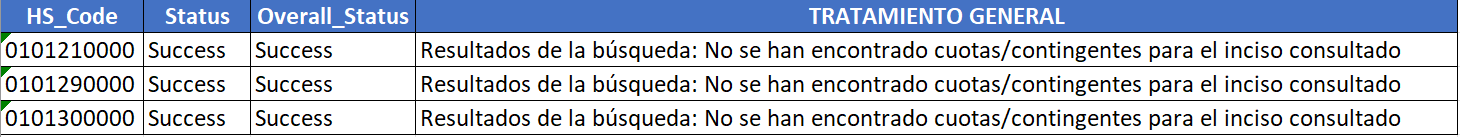
#> input picture references/Cuotas.png, 1460 x 137 px
$ python -i visual_normalization.py   (imports and definitions only)
#> lines starting #> are read from the running program, lines starting #| are printed output that depends on the picture; after the words box and inside, x2 and y2 are one past the last pixel; in counts of white or black regions, pixels touching at a corner belong together
#> further down, picture is the input picture: PIL image 1460x137 RGBA; mean R, G, B, A 185.3, 195.1, 212.5, 255
"""Non-destructive image normalization for the Excel visual comparison.

Why this module exists
----------------------

The first implementation scaled both images to a common width and then cropped
both of them to the *smallest* of the two heights. When a tightly cropped Excel
screenshot (for example 1853x91) was compared with a full LibreOffice page
(1650x1275), that strategy destroyed almost all of the useful content: the
normalized pair ended up being 900x29 pixels, which is far too small to compare
text, borders and header bands in a meaningful way.

The strategy implemented here never discards content:

1. **Flatten to RGB.** RGBA screenshots are composited over an opaque white
   background so transparent pixels never become black.
2. **Trim only uniform outer margins.** The background colour is estimated from
   the image frame (it is white for LibreOffice renders and light grey for an
   Excel screenshot that includes the spreadsheet background), and rows/columns
   whose "ink" is negligible compared to the busiest row/column are removed.
   Interior content is never cropped.
3. **Scale proportionally.** Both images are resized to a shared width with
   LANCZOS resampling, preserving their aspect ratio. The shared width defaults
   to the larger of the two trimmed widths (bounded by ``MAX_TARGET_WIDTH``), so
   the comparison happens at a resolution high enough to resolve glyphs.
4. **Pad onto equally sized white canvases.** Instead of cropping to the
   smallest height, both images are pasted onto white canvases whose size is the
   maximum of both, plus a margin used by the alignment search.
5. **Align with a bounded translation search.** The rendered image is shifted by
   up to ``max_shift`` pixels in each direction and the offset with the smallest
   mean absolute difference wins. This compensates for different outer margins
   without hiding real content changes (the search range is small and the
   content is never resized independently).

Every step reports the dimensions it produced, so the CLI and the tests can log
original, trimmed, scaled and final sizes.
"""

from __future__ import annotations

from collections import Counter
from dataclasses import dataclass, field, asdict
from typing import TYPE_CHECKING

if TYPE_CHECKING:  # pragma: no cover - typing only
    from PIL.Image import Image as PILImage

#: Images are never upscaled beyond this width during normalization.
MAX_TARGET_WIDTH = 2400
#: Minimum shared width, so very small crops are still comparable.
MIN_TARGET_WIDTH = 600
#: Per-channel tolerance (0-255) used when deciding whether a pixel differs
#: from the estimated background colour.
BACKGROUND_TOLERANCE = 16
#: A row/column is considered empty margin when its ink is below this fraction
#: of the busiest row/column.
MARGIN_INK_RATIO = 0.05
#: Maximum translation (in normalized pixels) explored while aligning.
DEFAULT_MAX_SHIFT = 12


@dataclass
class NormalizationReport:
    """Dimensions produced by every normalization step."""

    original: tuple[tuple[int, int], tuple[int, int]]
    trimmed: tuple[tuple[int, int], tuple[int, int]]
    scaled: tuple[tuple[int, int], tuple[int, int]]
    canvas: tuple[int, int]
    target_width: int
    alignment_offset: tuple[int, int] = field(default=(0, 0))

    def as_dict(self) -> dict[str, object]:
        return asdict(self)


def flatten_to_rgb(image: "PILImage") -> "PILImage":
    """Return *image* as RGB, compositing any alpha channel over white."""
    from PIL import Image

    if image.mode == "RGB":
        return image.copy()
    rgba = image.convert("RGBA")
    background = Image.new("RGBA", rgba.size, (255, 255, 255, 255))
#> background: PIL image 1460x137 RGBA; every value is 255
    return Image.alpha_composite(background, rgba).convert("RGB")


def estimate_background_color(array) -> tuple[int, int, int]:
    """Estimate the background colour from the one-pixel frame of *array*."""
    import numpy as np

    frame = np.concatenate([array[0], array[-1], array[:, 0], array[:, -1]])
    most_common = Counter(map(tuple, frame.tolist())).most_common(1)[0][0]
    return tuple(int(channel) for channel in most_common)


def content_bbox(
    image: "PILImage",
    tolerance: int = BACKGROUND_TOLERANCE,
    ink_ratio: float = MARGIN_INK_RATIO,
) -> tuple[int, int, int, int]:
    """Return the ``(left, upper, right, lower)`` box of the useful content.

    Only *outer* rows/columns whose ink is negligible compared to the busiest
    row/column are excluded, so faint but uniform spreadsheet backgrounds (and
    the grid lines drawn on them) are trimmed while real content is kept.
    """
#> called with tolerance = 16, ink_ratio = 0.05
    import numpy as np

    array = np.asarray(flatten_to_rgb(image)).astype(np.int16)
    background = np.array(estimate_background_color(array), dtype=np.int16)
#> in estimate_background_color, `most_common = Counter(map(tuple, frame.tolist())).most_common(1)[0][0]`: most_common = (255, 255, 255)
#> background = [255, 255, 255]
    mask = np.abs(array - background).max(axis=2) > tolerance
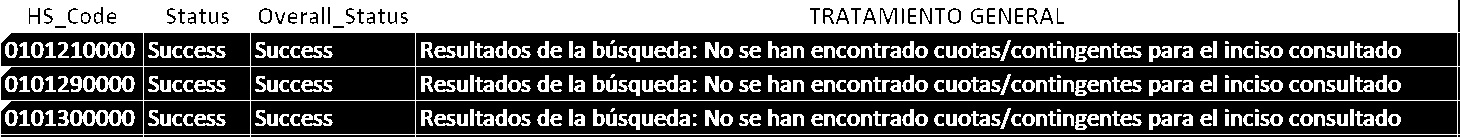
#> mask: shape (137, 1460) bool; 39.2% white; 295 white regions (23 under 20 px), largest, box (x1, y1, x2, y2) and area: (0, 0, 1460, 137) 50273, (70, 110, 135, 126) 610, (83, 42, 135, 58) 488

    def bounds(ink) -> tuple[int, int] | None:
        if ink.max() == 0:
            return None
        threshold = max(2.0, ink_ratio * float(ink.max()))
#> threshold = 73
        indices = np.nonzero(ink >= threshold)[0]
#> indices = 84 values from 0 to 134
        if indices.size == 0:
            return None
        return int(indices[0]), int(indices[-1])

    rows = bounds(mask.sum(axis=1))
#> rows = (0, 134)
    columns = bounds(mask.sum(axis=0))
#> columns = (0, 1457)
    if rows is None or columns is None:
        return (0, 0, image.width, image.height)
    return (columns[0], rows[0], columns[1] + 1, rows[1] + 1)


def trim_uniform_margins(
    image: "PILImage",
    tolerance: int = BACKGROUND_TOLERANCE,
    ink_ratio: float = MARGIN_INK_RATIO,
) -> "PILImage":
    """Crop the uniform outer margins of *image* (never its interior)."""
    rgb_image = flatten_to_rgb(image)
    return rgb_image.crop(content_bbox(rgb_image, tolerance, ink_ratio))
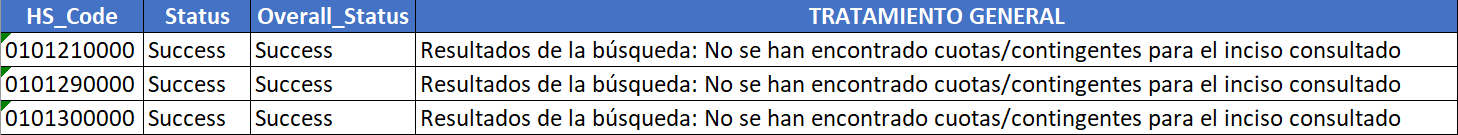
#> returned value: PIL image 1458x135 RGB; mean R, G, B 184.1, 194.1, 211.8


# [102 lines left out: functions scale_to_width, _paste_on_canvas, _mean_abs_diff, normalize_pair, not called in this run]

>>> from PIL import Image
>>> picture = Image.open('../references/Cuotas.png')
>>> result = trim_uniform_margins(picture)

$ run again, on references/Derechos e impuestos.png
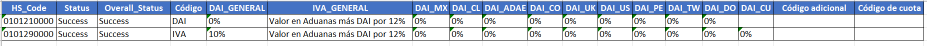
#> input picture references/Derechos e impuestos.png, 1853 x 91 px (shown at 1/2 size)
#> picture is the input picture: PIL image 1853x91 RGBA; mean R, G, B, A 191.4, 202.5, 220.5, 255
#> most_common = (240, 240, 240)
#> in content_bbox, `background = np.array(estimate_background_color(array), dtype=np.int16)`: background = [240, 240, 240]
#> in content_bbox, `mask = np.abs(array - background).max(axis=2) > tolerance`:
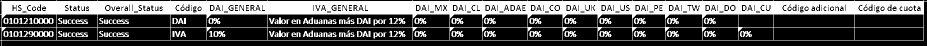
#> mask: shape (91, 1853) bool (shown at 1/2 size); 35.5% white; 163 white regions (42 under 20 px), largest, box (x1, y1, x2, y2) and area: (0, 0, 1853, 91) 48856, (57, 62, 107, 74) 366, (67, 36, 107, 48) 300
#> threshold = 92.65
#> indices = 57 values from 2 to 80
#> rows = (2, 80)
#> columns = (3, 1847)
#> in trim_uniform_margins, `return rgb_image.crop(content_bbox(rgb_image, tolerance, ink_ratio))`:
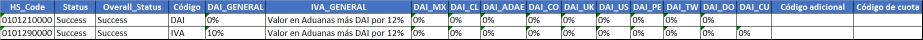
#> returned value: PIL image 1845x79 RGB (shown at 1/2 size); mean R, G, B 181.9, 194.7, 215.6

$ run again, on references/Nomenclatura.png
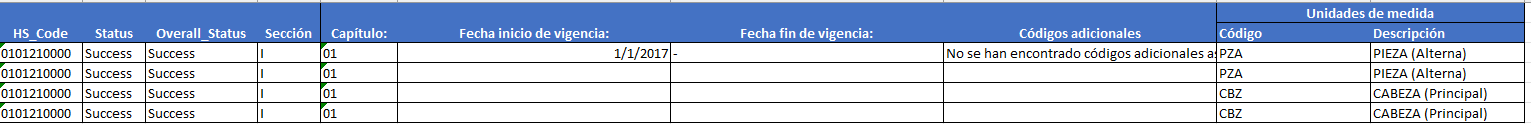
#> input picture references/Nomenclatura.png, 1531 x 124 px
#> picture is the input picture: PIL image 1531x124 RGBA; mean R, G, B, A 181.4, 194.9, 218.9, 255
#> most_common = (255, 255, 255)
#> in content_bbox, `background = np.array(estimate_background_color(array), dtype=np.int16)`: background = [255, 255, 255]
#> in content_bbox, `mask = np.abs(array - background).max(axis=2) > tolerance`:
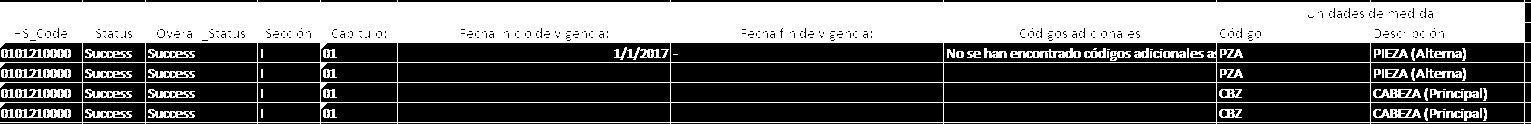
#> mask: shape (124, 1531) bool; 40.4% white; 78 white regions (17 under 20 px), largest, box (x1, y1, x2, y2) and area: (0, 0, 1531, 124) 68358, (1, 49, 71, 58) 442, (1, 69, 71, 78) 442
#> threshold = 76.55
#> indices = 81 values from 2 to 122
#> rows = (2, 122)
#> columns = (0, 1530)
#> in trim_uniform_margins, `return rgb_image.crop(content_bbox(rgb_image, tolerance, ink_ratio))`:
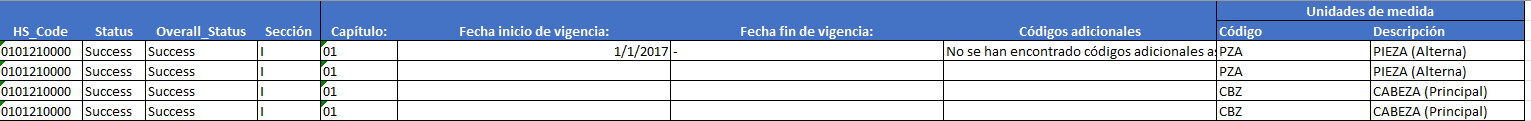
#> returned value: PIL image 1531x121 RGB; mean R, G, B 179.8, 193.7, 218.2

$ run again, on references/Restricciones.png
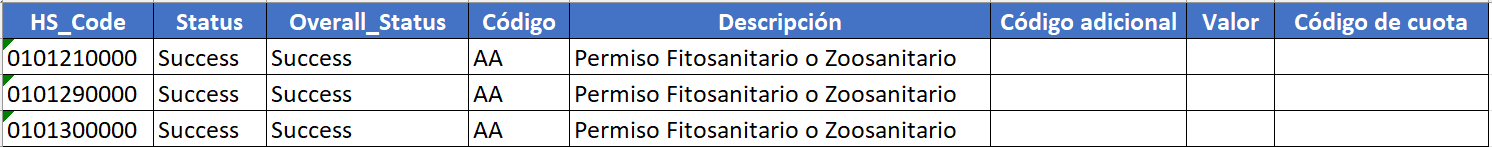
#> input picture references/Restricciones.png, 1492 x 147 px
#> picture is the input picture: PIL image 1492x147 RGBA; mean R, G, B, A 195.8, 205.3, 222.1, 255
#> most_common = (240, 240, 240)
#> in content_bbox, `background = np.array(estimate_background_color(array), dtype=np.int16)`: background = [240, 240, 240]
#> in content_bbox, `mask = np.abs(array - background).max(axis=2) > tolerance`:
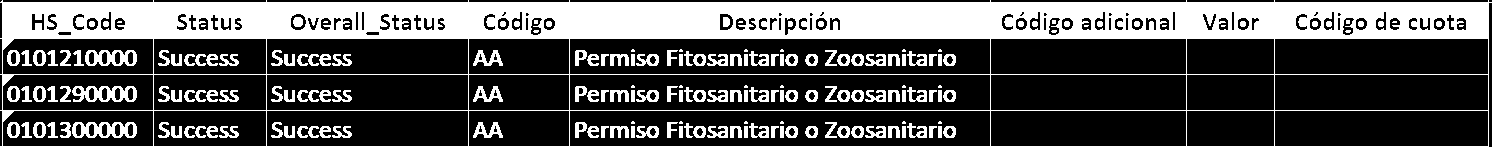
#> mask: shape (147, 1492) bool; 32.4% white; 198 white regions (35 under 20 px), largest, box (x1, y1, x2, y2) and area: (0, 0, 1492, 147) 54539, (72, 122, 137, 138) 630, (72, 86, 137, 102) 624
#> threshold = 74.6
#> indices = 88 values from 2 to 146
#> rows = (2, 146)
#> columns = (2, 1488)
#> in trim_uniform_margins, `return rgb_image.crop(content_bbox(rgb_image, tolerance, ink_ratio))`:
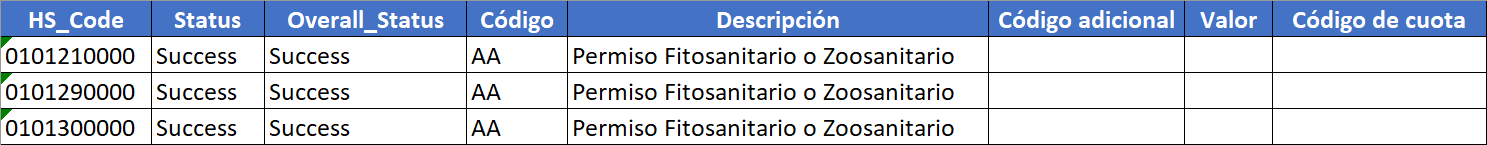
#> returned value: PIL image 1487x145 RGB; mean R, G, B 195.1, 204.7, 221.8
